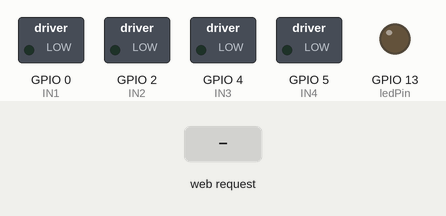
Recording of a sketch running on a simulated ESP8266 (NodeMCU). On the bench: switched loads named in the sketch (green lamp = pin HIGH), output pins drawn as LEDs (lit = HIGH). The test bench sets the inputs (shaded band). WiFi joins after 1.5 s; servers stay silent unless stated; what the sketch prints to the serial monitor is not drawn.

Above: at 2.7 s.
2.8 s: HTTP request GET /ROVER=ESQUERDA received
At 3.4 s:
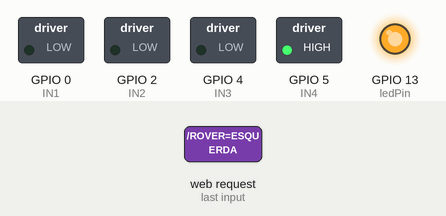
At 5.6 s:
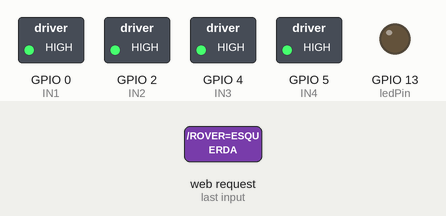
5.8 s: HTTP request GET /ROVER=DIREITA received
At 9.1 s:
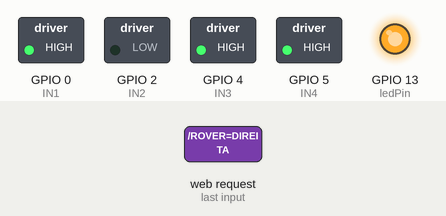
Timing chart, 0 to 11.4 s (numbered marks = the images above; inputs shaded):
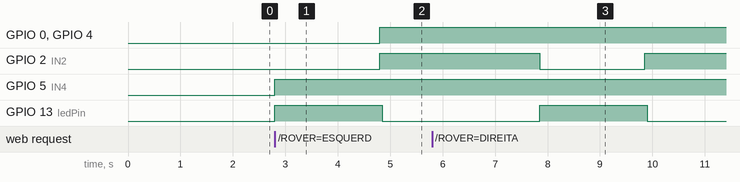

Measured:
- after the input at 2.8 s, GPIO 0 (IN1), GPIO 2 (IN2), GPIO 4 (IN3): LOW → HIGH after 2.0 s; GPIO 5 (IN4): LOW → HIGH at once; GPIO 13 (ledPin): LOW → HIGH at once, → LOW 2.1 s later
- after the input at 5.8 s, GPIO 2 (IN2): HIGH → LOW after 2.1 s, → HIGH 2.0 s later; GPIO 13 (ledPin): LOW → HIGH after 2.1 s, → LOW 2.1 s later

The sketch:

config_rover_nodemcu.ino
```cpp
#include <ESP8266WiFi.h>

// Pinos de controle motor A
int IN1 = 0;
int IN2 = 2;

// Pinos de controle motor B
int IN3 = 4;
int IN4 = 5;

const char* ssid = "******";
const char* password = "******";

int ledPin = 13; // GPIO13 = D7
WiFiServer server(80);


void setup() {

  Serial.begin(115200);
  delay(10);

  // Ponte H
  pinMode(IN1, OUTPUT);
  pinMode(IN2, OUTPUT);
  pinMode(IN3, OUTPUT);
  pinMode(IN4, OUTPUT);
  pinMode(ledPin, OUTPUT);
  digitalWrite(ledPin, LOW);

  // Connect to WiFi network
  Serial.println();
  Serial.println();
  Serial.print("Connecting to ");
  Serial.println(ssid);

  WiFi.begin(ssid, password);

  while (WiFi.status() != WL_CONNECTED) {
    delay(500);
    Serial.print(".");
  }
  Serial.println("");
  Serial.println("WiFi connected");

  // Start the server
  server.begin();
  Serial.println("Server started");

  // Print the IP address
  Serial.print("Use this URL to connect: ");
  Serial.print("http://");
  Serial.print(WiFi.localIP());
  Serial.println("/");
}


// Funções de movimentação do rover
// FRENTE
void andarFrente() {
  //Gira o Motor A no sentido horario
  digitalWrite(IN1, LOW);
  digitalWrite(IN2, HIGH);
  //Gira o Motor B no sentido antihorario
  digitalWrite(IN3, HIGH);
  digitalWrite(IN4, LOW);
  delay(2000); //aguarda 2.5s, enquanto anda para frente
  //Para o motor A e B
  digitalWrite(IN1, HIGH);
  digitalWrite(IN2, HIGH);
  digitalWrite(IN3, HIGH);
  digitalWrite(IN4, HIGH);
}

// TRAS
void andarTras() {
  //Gira o Motor A no sentido horario
  digitalWrite(IN1, HIGH);
  digitalWrite(IN2, LOW);
  //Gira o Motor B no sentido anti-horario
  digitalWrite(IN3, LOW);
  digitalWrite(IN4, HIGH);
  delay(2000); //aguarda 2.5s, enquanto anda para tras
  //Para o motor A e B
  digitalWrite(IN1, HIGH);
  digitalWrite(IN2, HIGH);
  digitalWrite(IN3, HIGH);
  digitalWrite(IN4, HIGH);
}

// ESQUERDA
void girarAAntiHorario() {
  //Gira o Motor A no sentido horario
  digitalWrite(IN1, HIGH);
  digitalWrite(IN2, LOW);
  //Gira o Motor B no sentido horario
  //digitalWrite(IN3, LOW);
  //digitalWrite(IN4, HIGH);
  // aguarda 1s, enquanto anda para esquerda
  delay(2000);
  //Para o motor A e B
  digitalWrite(IN1, HIGH);
  digitalWrite(IN2, HIGH);
  digitalWrite(IN3, HIGH);
  digitalWrite(IN4, HIGH);
}

// DIREITA
void girarAHorario() {
  //Gira o Motor A no sentido horario
  //digitalWrite(IN1, HIGH);
  //digitalWrite(IN2, LOW);
  //Gira o Motor B no sentido horario
  digitalWrite(IN3, LOW);
  digitalWrite(IN4, HIGH);
  // aguarda 1s, enquanto anda para direita
  delay(2000);
  //Para o motor A e B
  digitalWrite(IN1, HIGH);
  digitalWrite(IN2, HIGH);
  digitalWrite(IN3, HIGH);
  digitalWrite(IN4, HIGH);
}


void loop() {
  // Check if a client has connected
  WiFiClient client = server.available();
  if (!client) {
    return;
  }

  // Wait until the client sends some data
  Serial.println("new client");
  while (!client.available()) {
    delay(1);
  }

  // Read the first line of the request
  String request = client.readStringUntil('\r');
  Serial.println(request);
  client.flush();

  // Match the request
  int value = LOW;
  if (request.indexOf("/ROVER=ESQUERDA") != -1)  {
    digitalWrite(ledPin, HIGH);
    girarAHorario();
    delay(50);
    //value = HIGH;
  }
  if (request.indexOf("/ROVER=DIREITA") != -1)  {
    digitalWrite(ledPin, HIGH);
    girarAAntiHorario();
    delay(50);
    //value = LOW;
  }
  if (request.indexOf("/ROVER=FRENTE") != -1)  {
    digitalWrite(ledPin, HIGH);
    andarFrente();
    delay(50);
    //value = LOW;
  }
  if (request.indexOf("/ROVER=TRAS") != -1)  {
    digitalWrite(ledPin, HIGH);
    andarTras();
    delay(50);
    //value = LOW;
  }

  // Set ledPin according to the request
  digitalWrite(ledPin, value);
  delay(3000);

  // Return the response
  client.println("HTTP/1.1 200 OK");
  client.println("Content-Type: text/html");
  /*
    client.println(""); //  do not forget this one
    client.println("<!DOCTYPE HTML>");
    client.println("<html>");

    client.println("<head><title>Rover Home</title>");

    client.print("<center><h1> Rover CVT-E </></center>");
  */
  /*
    if(value == HIGH) {
     client.print("On");
    } else {
     client.print("Off");
    }
  */
  /*
    client.println("<br><br>");

    client.println("<center><a href=\"/ROVER=FRENTE\"\"><button> FRENTE </button></a><br/></center>");
    client.println("<center><a href=\"/ROVER=DIREITA\"\"><button>     DIREITA </button></a><br /></center>");
    client.println("<center><a href=\"/ROVER=ESQUERDA\"\"><button> ESQUERDA    </button></a><br/></center>");
    client.println("<center><a href=\"/ROVER=TRAS\"\"><button> TRAS </button></a><br/></center>");

    client.println("</html>");

    delay(1);
    Serial.println("Client disonnected");
    Serial.println("");


    // Reinicia conexão
    //setup();
  */

}
```
